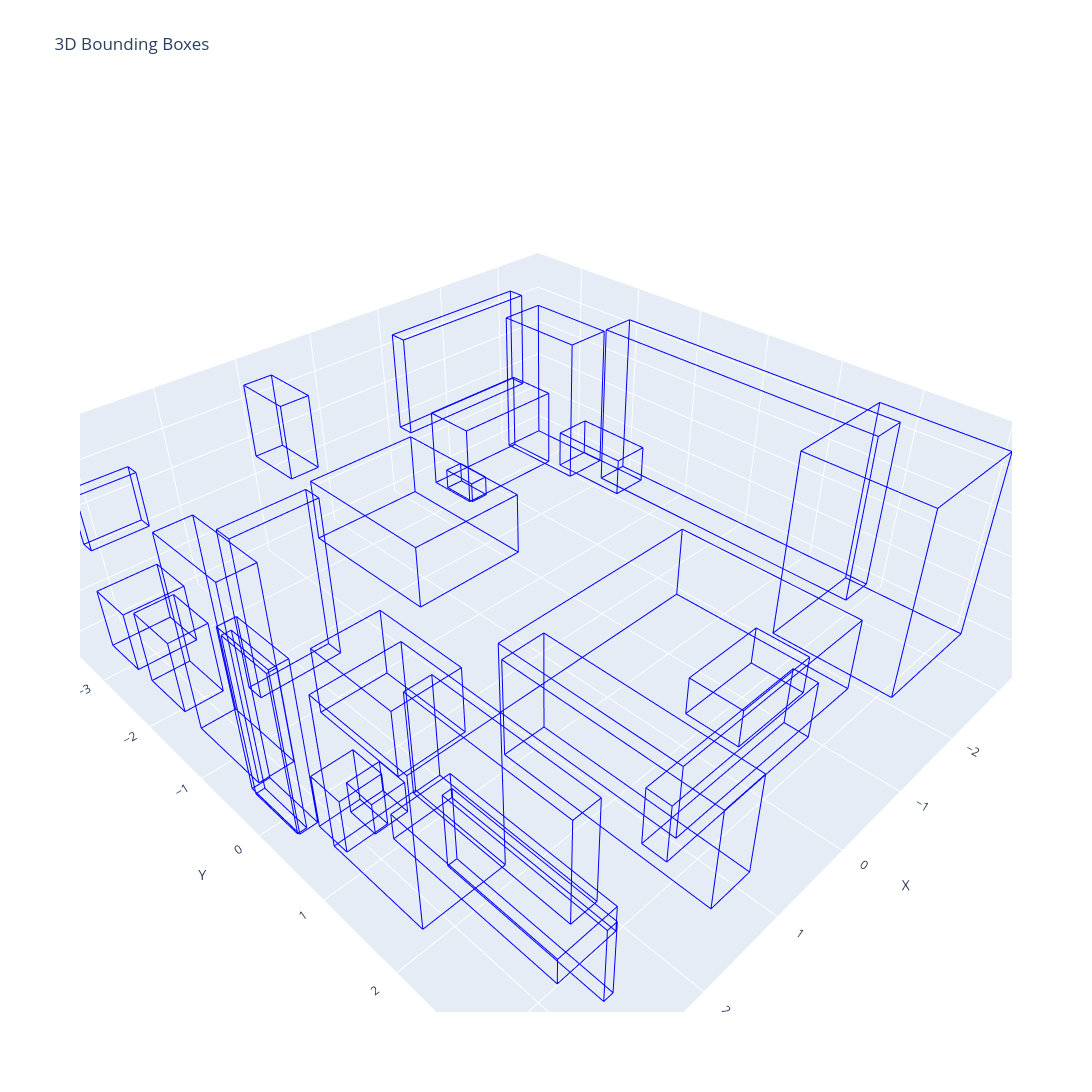

Notebook code cell kept with this figure:
### Code cell
df, _ = scannet_loader.get_bbox3d_and_align_matrix(SCENE_ID)
labels = df['c'].astype(int).astype(str).values
bbox3d = df[['x', 'y', 'z']].copy().rename(columns={'x': 'tx', 'y': 'ty', 'z': 'tz'})
bbox3d['qx'] = 0
bbox3d['qy'] = 0
bbox3d['qz'] = 0
bbox3d['qw'] = 1
bbox3d[['sx', 'sy', 'sz']] = df[['dx', 'dy', 'dz']] / 2

viz_bbox3d_with_plotly(bbox3d.values, labels, fig_size=(1200, 1200))
